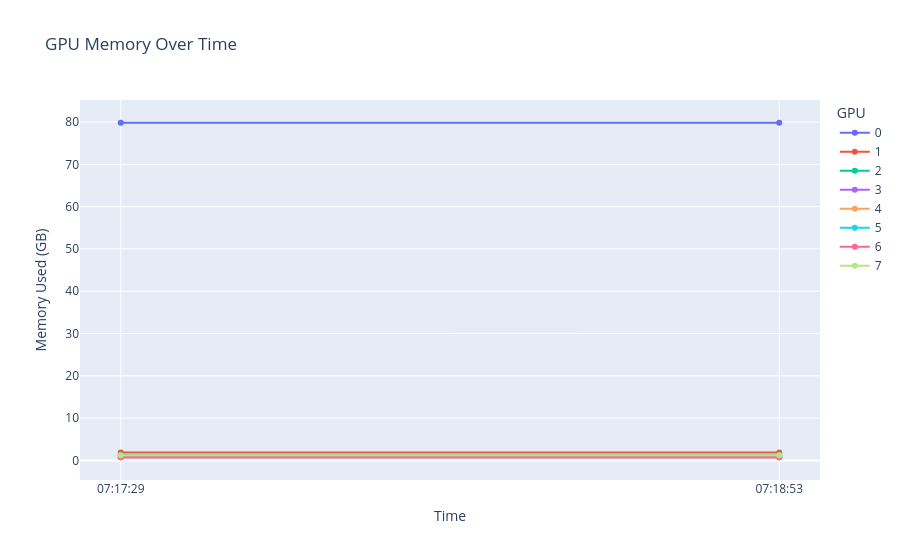

The code cell stored with this chart in its notebook:
### Code cell
from monitor import history_chart

history_chart()

### Figure 1 — Plotly figure (JSON) as saved in the notebook; plotly's stock layout.template omitted (floating-point values rounded to 4 significant figures)
{"data": [{"hovertemplate": "GPU=0<br>Time=%{x}<br>Memory Used (GB)=%{y}<extra></extra>", "legendgroup": "0", "line": {"color": "#636efa", "dash": "solid"}, "marker": {"symbol": "circle"}, "mode": "lines+markers", "name": "0", "orientation": "v", "showlegend": true, "type": "scatter", "x": ["07:17:29", "07:18:53"], "xaxis": "x", "y": [79.83, 79.83], "yaxis": "y"}, {"hovertemplate": "GPU=1<br>Time=%{x}<br>Memory Used (GB)=%{y}<extra></extra>", "legendgroup": "1", "line": {"color": "#EF553B", "dash": "solid"}, "marker": {"symbol": "circle"}, "mode": "lines+markers", "name": "1", "orientation": "v", "showlegend": true, "type": "scatter", "x": ["07:17:29", "07:18:53"], "xaxis": "x", "y": [1.86, 1.86], "yaxis": "y"}, {"hovertemplate": "GPU=2<br>Time=%{x}<br>Memory Used (GB)=%{y}<extra></extra>", "legendgroup": "2", "line": {"color": "#00cc96", "dash": "solid"}, "marker": {"symbol": "circle"}, "mode": "lines+markers", "name": "2", "orientation": "v", "showlegend": true, "type": "scatter", "x": ["07:17:29", "07:18:53"], "xaxis": "x", "y": [1.2, 1.2], "yaxis": "y"}, {"hovertemplate": "GPU=3<br>Time=%{x}<br>Memory Used (GB)=%{y}<extra></extra>", "legendgroup": "3", "line": {"color": "#ab63fa", "dash": "solid"}, "marker": {"symbol": "circle"}, "mode": "lines+markers", "name": "3", "orientation": "v", "showlegend": true, "type": "scatter", "x": ["07:17:29", "07:18:53"], "xaxis": "x", "y": [0.75, 0.75], "yaxis": "y"}, {"hovertemplate": "GPU=4<br>Time=%{x}<br>Memory Used (GB)=%{y}<extra></extra>", "legendgroup": "4", "line": {"color": "#FFA15A", "dash": "solid"}, "marker": {"symbol": "circle"}, "mode": "lines+markers", "name": "4", "orientation": "v", "showlegend": true, "type": "scatter", "x": ["07:17:29", "07:18:53"], "xaxis": "x", "y": [0.75, 0.75], "yaxis": "y"}, {"hovertemplate": "GPU=5<br>Time=%{x}<br>Memory Used (GB)=%{y}<extra></extra>", "legendgroup": "5", "line": {"color": "#19d3f3", "dash": "solid"}, "marker": {"symbol": "circle"}, "mode": "lines+markers", "name": "5", "orientation": "v", "showlegend": true, "type": "scatter", "x": ["07:17:29", "07:18:53"], "xaxis": "x", "y": [1.23, 1.23], "yaxis": "y"}, {"hovertemplate": "GPU=6<br>Time=%{x}<br>Memory Used (GB)=%{y}<extra></extra>", "legendgroup": "6", "line": {"color": "#FF6692", "dash": "solid"}, "marker": {"symbol": "circle"}, "mode": "lines+markers", "name": "6", "orientation": "v", "showlegend": true, "type": "scatter", "x": ["07:17:29", "07:18:53"], "xaxis": "x", "y": [0.75, 0.75], "yaxis": "y"}, {"hovertemplate": "GPU=7<br>Time=%{x}<br>Memory Used (GB)=%{y}<extra></extra>", "legendgroup": "7", "line": {"color": "#B6E880", "dash": "solid"}, "marker": {"symbol": "circle"}, "mode": "lines+markers", "name": "7", "orientation": "v", "showlegend": true, "type": "scatter", "x": ["07:17:29", "07:18:53"], "xaxis": "x", "y": [1.23, 1.23], "yaxis": "y"}], "layout": {"legend": {"title": {"text": "GPU"}, "tracegroupgap": 0}, "title": {"text": "GPU Memory Over Time"}, "xaxis": {"anchor": "y", "domain": [0, 1], "title": {"text": "Time"}}, "yaxis": {"anchor": "x", "domain": [0, 1], "title": {"text": "Memory Used (GB)"}}}}
